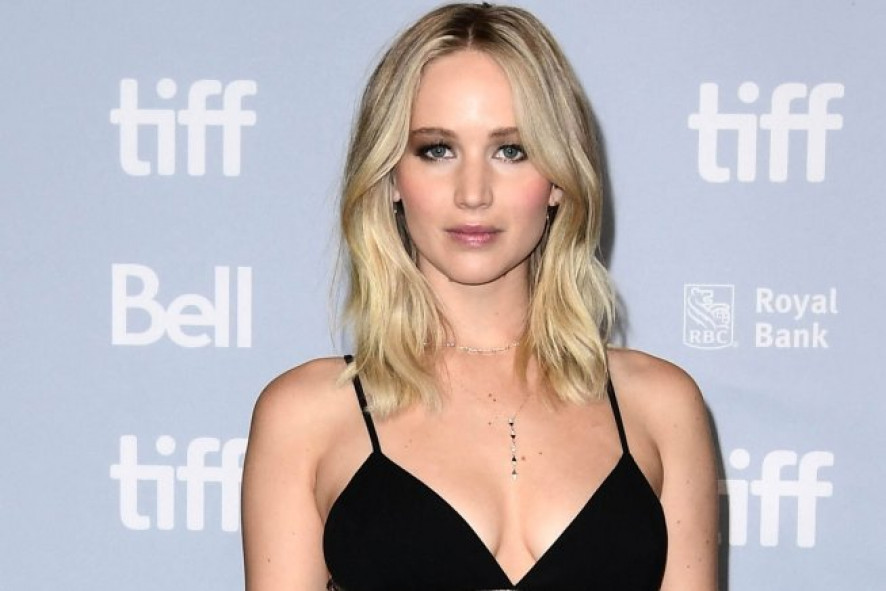
#> input picture img/jl1.jpg, 886 x 591 px, found by its file name
$ python 01.py
#> lines starting #> are read from the running program, lines starting #| are printed output that depends on the picture; after the words box and inside, x2 and y2 are one past the last pixel; in counts of white or black regions, pixels touching at a corner belong together
#!/usr/bin/env python3
# -*- coding: utf-8 -*-
"""
Created by lativ on 15/07/18 at 07:23

FROM: https://docs.opencv.org/3.4/d7/d8b/tutorial_py_face_detection.html
"""

import numpy as np
import cv2 as cv

# Folder's path
folder_imgs = "/home/lativ/Documents/UFAL/repos/visaocomp/img/"
folder_cascades_xml = '/usr/share/opencv/haarcascades/'

face_cascade = cv.CascadeClassifier(folder_cascades_xml + 'haarcascade_frontalface_default.xml')
eye_cascade = cv.CascadeClassifier(folder_cascades_xml + 'haarcascade_eye.xml')

img = cv.imread(folder_imgs + 'jl1.jpg')
#> img is the input picture: shape (591, 886, 3); mean B, G, R 182.5, 179.7, 187.5
gray = cv.cvtColor(img, cv.COLOR_BGR2GRAY)
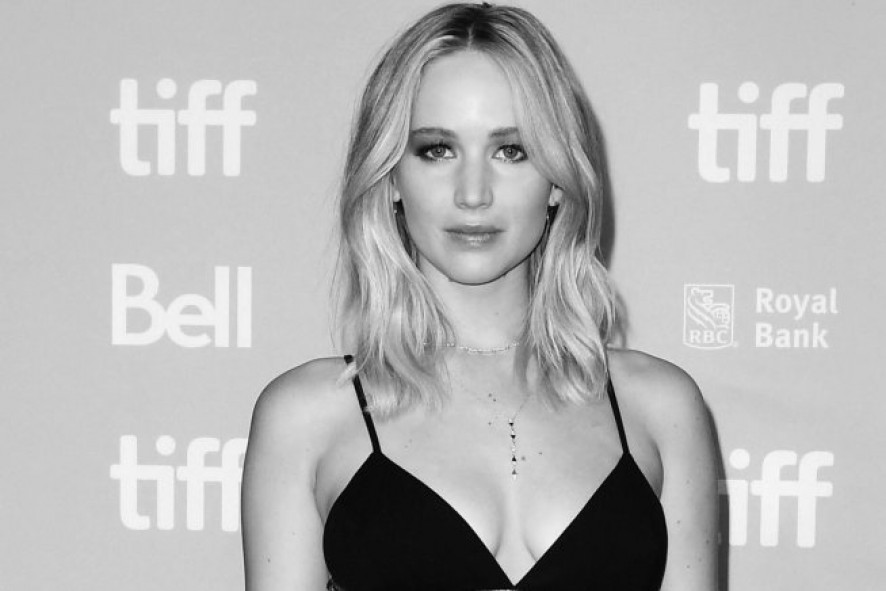
#> gray: shape (591, 886); min 1, max 253, mean 182.4

faces = face_cascade.detectMultiScale(gray, 1.3, 5)
#> faces = [[378, 75, 196, 196]]

for (x, y, w, h) in faces:
    cv.rectangle(img, (x, y), (x + w, y + h), (255, 0, 0), 2)
    roi_gray = gray[y:y+h, x:x+w]
    roi_color = img[y:y+h, x:x+w]
    eyes = eye_cascade.detectMultiScale(roi_gray)
    for (ex, ey, ew, eh) in eyes:
        cv.rectangle(roi_color, (ex, ey), (ex+ew, ey+eh), (0, 255, 0), 2)
#> this loop made 1 pass
#> (x, y, w, h, eyes) on pass 1: (378, 75, 196, 196, [[33, 54, 44, 44], [108, 54, 46, 46], [64, 128, 59, 59]])
#> pass 1, `roi_gray = gray[y:y+h, x:x+w]`:
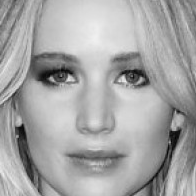
#> roi_gray: shape (196, 196); min 3, max 240, mean 165.3
#> pass 1, `roi_color = img[y:y+h, x:x+w]`:
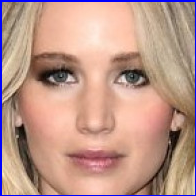
#> roi_color: shape (196, 196, 3); mean B, G, R 138.2, 151.3, 189.8
#> after the loop:
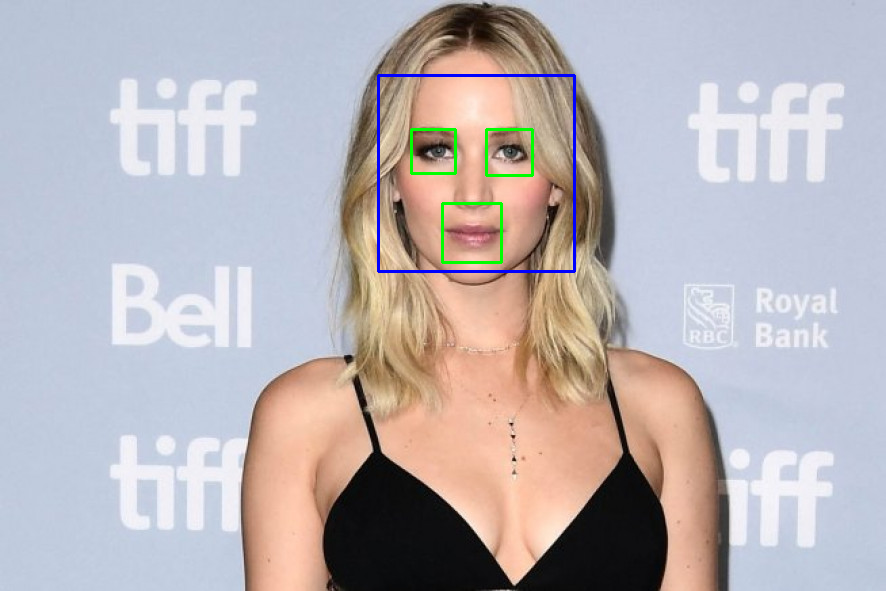
#> img: shape (591, 886, 3); 0.79% of pixels changed, all inside (x1, y1, x2, y2) = (377, 74, 576, 273)
#> after the loop:
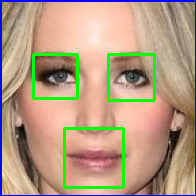
#> roi_color: shape (196, 196, 3); 4.62% of pixels changed, all inside (x1, y1, x2, y2) = (32, 53, 156, 189)

cv.imshow('img', img)
while True:
    if 0xFF & cv.waitKey(1) == ord('q'):
#> (key q is pressed here)
        break
cv.destroyAllWindows()

# Detectando a boca como sendo olhos para 'jl1.jpg'
# Detectando nariz e orifícios do nariz como sendo olhos para 'katw.jpg'
# Detectando orifício esquerdo do nariz como sendo olho para 'ts1.jpg'
# Detectando orifícios do nariz como sendo olhos para 'woman1.jpg'
# O que fazer nesse caso? O que mudo?

$ run again, with img/jl2.jpg copied over img/jl1.jpg
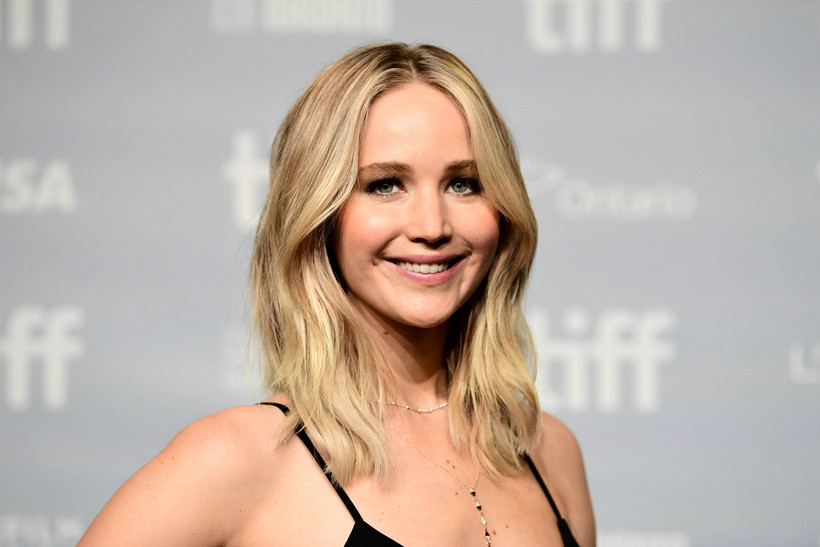
#> input picture img/jl2.jpg, 820 x 547 px, found by its file name
#> img is the input picture: shape (547, 820, 3); mean B, G, R 165.6, 176.4, 191.3
#> `gray = cv.cvtColor(img, cv.COLOR_BGR2GRAY)`:
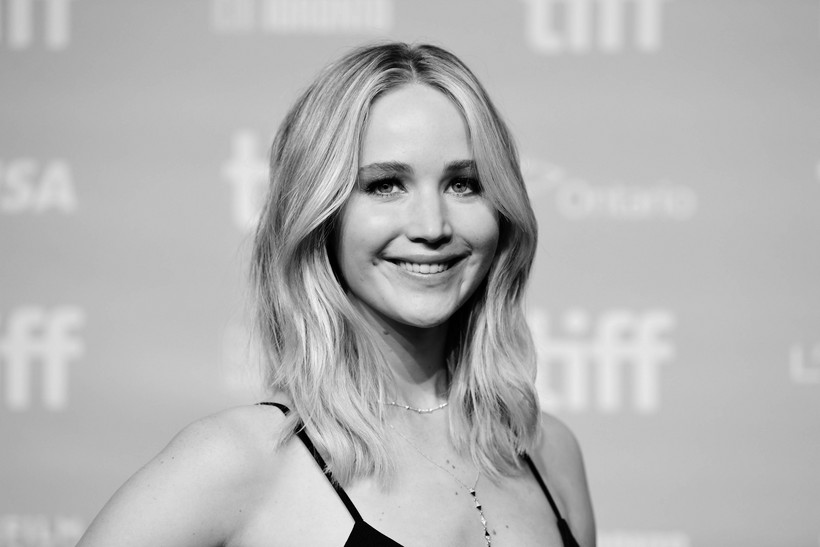
#> gray: shape (547, 820); min 0, max 254, mean 179.6
#> faces = [[320, 101, 214, 214]]
#> the loop `for (x, y, w, h) in faces:` made 1 pass
#> (x, y, w, h, eyes) on pass 1: (320, 101, 214, 214, [[41, 61, 47, 47], [113, 56, 54, 54]])
#> after the loop `for (x, y, w, h) in faces:`:
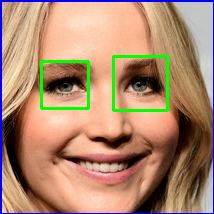
#> roi_color: shape (214, 214, 3); mean B, G, R 111.4, 137.3, 173.8
